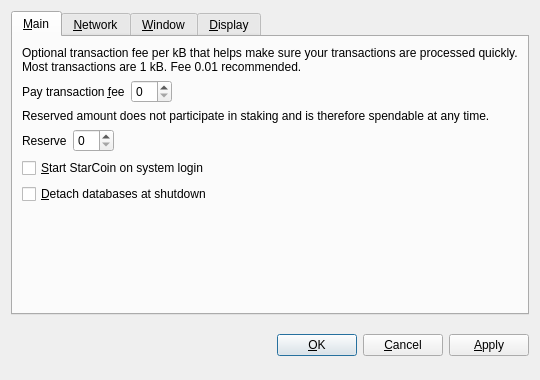
<?xml version="1.0" encoding="UTF-8"?>
<ui version="4.0">
 <class>OptionsDialog</class>
 <widget class="QDialog" name="OptionsDialog">
  <property name="geometry">
   <rect>
    <x>0</x>
    <y>0</y>
    <width>540</width>
    <height>380</height>
   </rect>
  </property>
  <property name="windowTitle">
   <string>Options</string>
  </property>
  <property name="modal">
   <bool>true</bool>
  </property>
  <layout class="QVBoxLayout" name="verticalLayout">
   <item>
    <widget class="QTabWidget" name="tabWidget">
     <property name="tabPosition">
      <enum>QTabWidget::North</enum>
     </property>
     <property name="currentIndex">
      <number>0</number>
     </property>
     <widget class="QWidget" name="tabMain">
      <attribute name="title">
       <string>&amp;Main</string>
      </attribute>
      <layout class="QVBoxLayout" name="verticalLayout_Main">
       <item>
        <widget class="QLabel" name="transactionFeeInfoLabel">
         <property name="text">
          <string>Optional transaction fee per kB that helps make sure your transactions are processed quickly. Most transactions are 1 kB. Fee 0.01 recommended.</string>
         </property>
         <property name="textFormat">
          <enum>Qt::PlainText</enum>
         </property>
         <property name="wordWrap">
          <bool>true</bool>
         </property>
        </widget>
       </item>
       <item>
        <layout class="QHBoxLayout" name="horizontalLayoutFee">
         <item>
          <widget class="QLabel" name="transactionFeeLabel">
           <property name="text">
            <string>Pay transaction &amp;fee</string>
           </property>
           <property name="textFormat">
            <enum>Qt::PlainText</enum>
           </property>
           <property name="buddy">
            <cstring>transactionFee</cstring>
           </property>
          </widget>
         </item>
         <item>
          <widget class="BitcoinAmountField" name="transactionFee"/>
         </item>
         <item>
          <spacer name="horizontalSpacerFee">
           <property name="orientation">
            <enum>Qt::Horizontal</enum>
           </property>
           <property name="sizeHint" stdset="0">
            <size>
             <width>40</width>
             <height>20</height>
            </size>
           </property>
          </spacer>
         </item>
        </layout>
       </item>
       <item>
        <widget class="QLabel" name="reserveBalanceInfoLabel">
         <property name="text">
          <string>Reserved amount does not participate in staking and is therefore spendable at any time.</string>
         </property>
         <property name="textFormat">
          <enum>Qt::PlainText</enum>
         </property>
         <property name="wordWrap">
          <bool>true</bool>
         </property>
        </widget>
       </item>
       <item>
        <layout class="QHBoxLayout" name="horizontalLayoutReserveBalance">
         <item>
          <widget class="QLabel" name="reserveBalanceLabel">
           <property name="text">
            <string>Reserve</string>
           </property>
           <property name="textFormat">
            <enum>Qt::PlainText</enum>
           </property>
           <property name="buddy">
            <cstring>reserveBalance</cstring>
           </property>
          </widget>
         </item>
         <item>
          <widget class="BitcoinAmountField" name="reserveBalance"/>
         </item>
         <item>
          <spacer name="horizontalSpacerReserveBalance">
           <property name="orientation">
            <enum>Qt::Horizontal</enum>
           </property>
           <property name="sizeHint" stdset="0">
            <size>
             <width>40</width>
             <height>20</height>
            </size>
           </property>
          </spacer>
         </item>
        </layout>
       </item>
       <item>
        <widget class="QCheckBox" name="bitcoinAtStartup">
         <property name="toolTip">
          <string>Automatically start StarCoin after logging in to the system.</string>
         </property>
         <property name="text">
          <string>&amp;Start StarCoin on system login</string>
         </property>
        </widget>
       </item>
       <item>
        <widget class="QCheckBox" name="detachDatabases">
         <property name="toolTip">
          <string>Detach block and address databases at shutdown. This means they can be moved to another data directory, but it slows down shutdown. The wallet is always detached.</string>
         </property>
         <property name="text">
          <string>&amp;Detach databases at shutdown</string>
         </property>
        </widget>
       </item>
       <item>
        <spacer name="verticalSpacer_Main">
         <property name="orientation">
          <enum>Qt::Vertical</enum>
         </property>
         <property name="sizeHint" stdset="0">
          <size>
           <width>20</width>
           <height>40</height>
          </size>
         </property>
        </spacer>
       </item>
      </layout>
     </widget>
     <widget class="QWidget" name="tabNetwork">
      <attribute name="title">
       <string>&amp;Network</string>
      </attribute>
      <layout class="QVBoxLayout" name="verticalLayout_Network">
       <item>
        <widget class="QCheckBox" name="mapPortUpnp">
         <property name="toolTip">
          <string>Automatically open the StarCoin client port on the router. This only works when your router supports UPnP and it is enabled.</string>
         </property>
         <property name="text">
          <string>Map port using &amp;UPnP</string>
         </property>
        </widget>
       </item>
       <item>
        <widget class="QCheckBox" name="connectSocks">
         <property name="toolTip">
          <string>Connect to the StarCoin network through a SOCKS proxy (e.g. when connecting through Tor).</string>
         </property>
         <property name="text">
          <string>&amp;Connect through SOCKS proxy:</string>
         </property>
        </widget>
       </item>
       <item>
        <layout class="QHBoxLayout" name="horizontalLayout_Network">
         <item>
          <widget class="QLabel" name="proxyIpLabel">
           <property name="text">
            <string>Proxy &amp;IP:</string>
           </property>
           <property name="textFormat">
            <enum>Qt::PlainText</enum>
           </property>
           <property name="buddy">
            <cstring>proxyIp</cstring>
           </property>
          </widget>
         </item>
         <item>
          <widget class="QValidatedLineEdit" name="proxyIp">
           <property name="maximumSize">
            <size>
             <width>140</width>
             <height>16777215</height>
            </size>
           </property>
           <property name="toolTip">
            <string>IP address of the proxy (e.g. 127.0.0.1)</string>
           </property>
          </widget>
         </item>
         <item>
          <widget class="QLabel" name="proxyPortLabel">
           <property name="text">
            <string>&amp;Port:</string>
           </property>
           <property name="textFormat">
            <enum>Qt::PlainText</enum>
           </property>
           <property name="buddy">
            <cstring>proxyPort</cstring>
           </property>
          </widget>
         </item>
         <item>
          <widget class="QLineEdit" name="proxyPort">
           <property name="maximumSize">
            <size>
             <width>55</width>
             <height>16777215</height>
            </size>
           </property>
           <property name="toolTip">
            <string>Port of the proxy (e.g. 9050)</string>
           </property>
          </widget>
         </item>
         <item>
          <widget class="QLabel" name="socksVersionLabel">
           <property name="text">
            <string>SOCKS &amp;Version:</string>
           </property>
           <property name="textFormat">
            <enum>Qt::PlainText</enum>
           </property>
           <property name="buddy">
            <cstring>socksVersion</cstring>
           </property>
          </widget>
         </item>
         <item>
          <widget class="QValueComboBox" name="socksVersion">
           <property name="toolTip">
            <string>SOCKS version of the proxy (e.g. 5)</string>
           </property>
          </widget>
         </item>
         <item>
          <spacer name="horizontalSpacer_Network">
           <property name="orientation">
            <enum>Qt::Horizontal</enum>
           </property>
           <property name="sizeHint" stdset="0">
            <size>
             <width>40</width>
             <height>20</height>
            </size>
           </property>
          </spacer>
         </item>
        </layout>
       </item>
       <item>
        <spacer name="verticalSpacer_Network">
         <property name="orientation">
          <enum>Qt::Vertical</enum>
         </property>
         <property name="sizeHint" stdset="0">
          <size>
           <width>20</width>
           <height>40</height>
          </size>
         </property>
        </spacer>
       </item>
      </layout>
     </widget>
     <widget class="QWidget" name="tabWindow">
      <attribute name="title">
       <string>&amp;Window</string>
      </attribute>
      <layout class="QVBoxLayout" name="verticalLayout_Window">
       <item>
        <widget class="QCheckBox" name="minimizeToTray">
         <property name="toolTip">
          <string>Show only a tray icon after minimizing the window.</string>
         </property>
         <property name="text">
          <string>&amp;Minimize to the tray instead of the taskbar</string>
         </property>
        </widget>
       </item>
       <item>
        <widget class="QCheckBox" name="minimizeOnClose">
         <property name="toolTip">
          <string>Minimize instead of exit the application when the window is closed. When this option is enabled, the application will be closed only after selecting Quit in the menu.</string>
         </property>
         <property name="text">
          <string>M&amp;inimize on close</string>
         </property>
        </widget>
       </item>
       <item>
        <spacer name="verticalSpacer_Window">
         <property name="orientation">
          <enum>Qt::Vertical</enum>
         </property>
         <property name="sizeHint" stdset="0">
          <size>
           <width>20</width>
           <height>40</height>
          </size>
         </property>
        </spacer>
       </item>
      </layout>
     </widget>
     <widget class="QWidget" name="tabDisplay">
      <attribute name="title">
       <string>&amp;Display</string>
      </attribute>
      <layout class="QVBoxLayout" name="verticalLayout_Display">
       <item>
        <layout class="QHBoxLayout" name="horizontalLayout_1_Display">
         <item>
          <widget class="QLabel" name="langLabel">
           <property name="text">
            <string>User Interface &amp;language:</string>
           </property>
           <property name="textFormat">
            <enum>Qt::PlainText</enum>
           </property>
           <property name="buddy">
            <cstring>lang</cstring>
           </property>
          </widget>
         </item>
         <item>
          <widget class="QValueComboBox" name="lang">
           <property name="toolTip">
            <string>The user interface language can be set here. This setting will take effect after restarting StarCoin.</string>
           </property>
          </widget>
         </item>
        </layout>
       </item>
       <item>
        <layout class="QHBoxLayout" name="horizontalLayout_2_Display">
         <item>
          <widget class="QLabel" name="unitLabel">
           <property name="text">
            <string>&amp;Unit to show amounts in:</string>
           </property>
           <property name="textFormat">
            <enum>Qt::PlainText</enum>
           </property>
           <property name="buddy">
            <cstring>unit</cstring>
           </property>
          </widget>
         </item>
         <item>
          <widget class="QValueComboBox" name="unit">
           <property name="toolTip">
            <string>Choose the default subdivision unit to show in the interface and when sending coins.</string>
           </property>
          </widget>
         </item>
        </layout>
       </item>
       <item>
        <widget class="QCheckBox" name="displayAddresses">
         <property name="toolTip">
          <string>Whether to show StarCoin addresses in the transaction list or not.</string>
         </property>
         <property name="text">
          <string>&amp;Display addresses in transaction list</string>
         </property>
        </widget>
       </item>
       <item>
        <widget class="QCheckBox" name="coinControlFeatures">
         <property name="toolTip">
          <string>Whether to show coin control features or not.</string>
         </property>
         <property name="text">
          <string>Display coin &amp;control features (experts only!)</string>
         </property>
        </widget>
       </item>
       <item>
        <spacer name="verticalSpacer_Display">
         <property name="orientation">
          <enum>Qt::Vertical</enum>
         </property>
         <property name="sizeHint" stdset="0">
          <size>
           <width>20</width>
           <height>40</height>
          </size>
         </property>
        </spacer>
       </item>
      </layout>
     </widget>
    </widget>
   </item>
   <item>
    <layout class="QHBoxLayout" name="horizontalLayout_Buttons">
     <item>
      <spacer name="horizontalSpacer_1">
       <property name="orientation">
        <enum>Qt::Horizontal</enum>
       </property>
       <property name="sizeHint" stdset="0">
        <size>
         <width>40</width>
         <height>48</height>
        </size>
       </property>
      </spacer>
     </item>
     <item>
      <widget class="QLabel" name="statusLabel">
       <property name="font">
        <font>
         <weight>75</weight>
         <bold>true</bold>
        </font>
       </property>
       <property name="text">
        <string/>
       </property>
       <property name="textFormat">
        <enum>Qt::PlainText</enum>
       </property>
       <property name="wordWrap">
        <bool>true</bool>
       </property>
      </widget>
     </item>
     <item>
      <spacer name="horizontalSpacer_2">
       <property name="orientation">
        <enum>Qt::Horizontal</enum>
       </property>
       <property name="sizeHint" stdset="0">
        <size>
         <width>40</width>
         <height>48</height>
        </size>
       </property>
      </spacer>
     </item>
     <item>
      <widget class="QPushButton" name="okButton">
       <property name="text">
        <string>&amp;OK</string>
       </property>
      </widget>
     </item>
     <item>
      <widget class="QPushButton" name="cancelButton">
       <property name="text">
        <string>&amp;Cancel</string>
       </property>
       <property name="autoDefault">
        <bool>false</bool>
       </property>
      </widget>
     </item>
     <item>
      <widget class="QPushButton" name="applyButton">
       <property name="text">
        <string>&amp;Apply</string>
       </property>
       <property name="autoDefault">
        <bool>false</bool>
       </property>
      </widget>
     </item>
    </layout>
   </item>
  </layout>
 </widget>
 <customwidgets>
  <customwidget>
   <class>BitcoinAmountField</class>
   <extends>QSpinBox</extends>
   <header>bitcoinamountfield.h</header>
  </customwidget>
  <customwidget>
   <class>QValueComboBox</class>
   <extends>QComboBox</extends>
   <header>qvaluecombobox.h</header>
  </customwidget>
  <customwidget>
   <class>QValidatedLineEdit</class>
   <extends>QLineEdit</extends>
   <header>qvalidatedlineedit.h</header>
  </customwidget>
 </customwidgets>
 <resources/>
 <connections/>
</ui>
